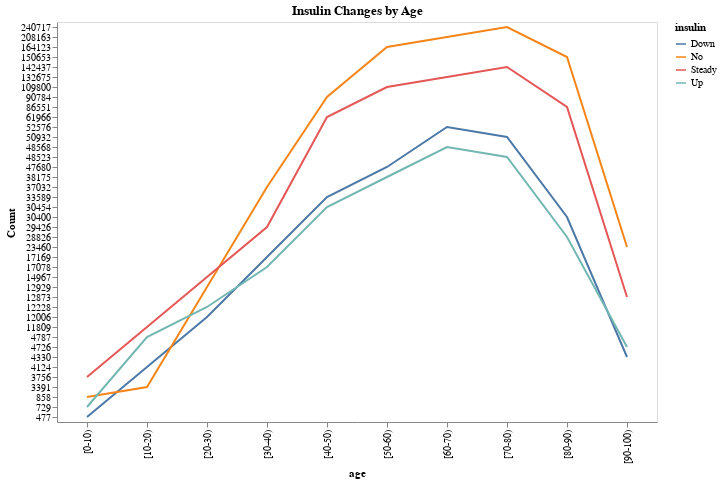

The cell this chart's notebook holds for it:
### Code cell
# Create an interactive horizontal bar chart with Altair
plot_data = data.groupby(['age', 'insulin']).size().reset_index(name='count')

chart = alt.Chart(plot_data).mark_line().encode(
    x='age:O',
    y=alt.Y('count:N', axis=alt.Axis(title='Count'), sort = 'descending'),
    color='insulin:N',
    tooltip=['insulin', 'count']
).properties(
    title='Insulin Changes by Age',
    width=600,  # Adjust width as needed
    height=400  # Adjust height as needed
).interactive()

chart

### Figure 1 — Vega-Lite specification as saved in the notebook (floating-point values rounded to 4 significant figures)
{"config": {"view": {"continuousWidth": 400, "continuousHeight": 300}}, "data": {"name": "data-58cfd1b0d4634bb814e8b7b8101755a7"}, "mark": "line", "encoding": {"color": {"field": "insulin", "type": "nominal"}, "tooltip": [{"field": "insulin", "type": "nominal"}, {"field": "count", "type": "quantitative"}], "x": {"field": "age", "type": "ordinal"}, "y": {"axis": {"title": "Count"}, "field": "count", "sort": "descending", "type": "nominal"}}, "height": 400, "selection": {"selector004": {"type": "interval", "bind": "scales", "encodings": ["x", "y"]}}, "title": "Insulin Changes by Age", "width": 600, "$schema": "https://vega.github.io/schema/vega-lite/v4.17.0.json", "datasets": {"data-58cfd1b0d4634bb814e8b7b8101755a7": [{"age": "[0-10)", "insulin": "Down", "count": 477}, {"age": "[0-10)", "insulin": "No", "count": 858}, {"age": "[0-10)", "insulin": "Steady", "count": 3756}, {"age": "[0-10)", "insulin": "Up", "count": 729}, {"age": "[10-20)", "insulin": "Down", "count": 4124}, {"age": "[10-20)", "insulin": "No", "count": 3391}, {"age": "[10-20)", "insulin": "Steady", "count": 11809}, {"age": "[10-20)", "insulin": "Up", "count": 4787}, {"age": "[20-30)", "insulin": "Down", "count": 12006}, {"age": "[20-30)", "insulin": "No", "count": 12929}, {"age": "[20-30)", "insulin": "Steady", "count": 14967}, {"age": "[20-30)", "insulin": "Up", "count": 12228}, {"age": "[30-40)", "insulin": "Down", "count": 17169}, {"age": "[30-40)", "insulin": "No", "count": 37032}, {"age": "[30-40)", "insulin": "Steady", "count": 29426}, {"age": "[30-40)", "insulin": "Up", "count": 17078}, {"age": "[40-50)", "insulin": "Down", "count": 33589}, {"age": "[40-50)", "insulin": "No", "count": 90784}, {"age": "[40-50)", "insulin": "Steady", "count": 61966}, {"age": "[40-50)", "insulin": "Up", "count": 30454}, {"age": "[50-60)", "insulin": "Down", "count": 47680}, {"age": "[50-60)", "insulin": "No", "count": 164123}, {"age": "[50-60)", "insulin": "Steady", "count": 109800}, {"age": "[50-60)", "insulin": "Up", "count": 38175}, {"age": "[60-70)", "insulin": "Down", "count": 52576}, {"age": "[60-70)", "insulin": "No", "count": 208163}, {"age": "[60-70)", "insulin": "Steady", "count": 132675}, {"age": "[60-70)", "insulin": "Up", "count": 48568}, {"age": "[70-80)", "insulin": "Down", "count": 50932}, {"age": "[70-80)", "insulin": "No", "count": 240717}, {"age": "[70-80)", "insulin": "Steady", "count": 142437}, {"age": "[70-80)", "insulin": "Up", "count": 48523}, {"age": "[80-90)", "insulin": "Down", "count": 30400}, {"age": "[80-90)", "insulin": "No", "count": 150653}, {"age": "[80-90)", "insulin": "Steady", "count": 86551}, {"age": "[80-90)", "insulin": "Up", "count": 28826}, {"age": "[90-100)", "insulin": "Down", "count": 4330}, {"age": "[90-100)", "insulin": "No", "count": 23460}, {"age": "[90-100)", "insulin": "Steady", "count": 12873}, {"age": "[90-100)", "insulin": "Up", "count": 4726}]}}
